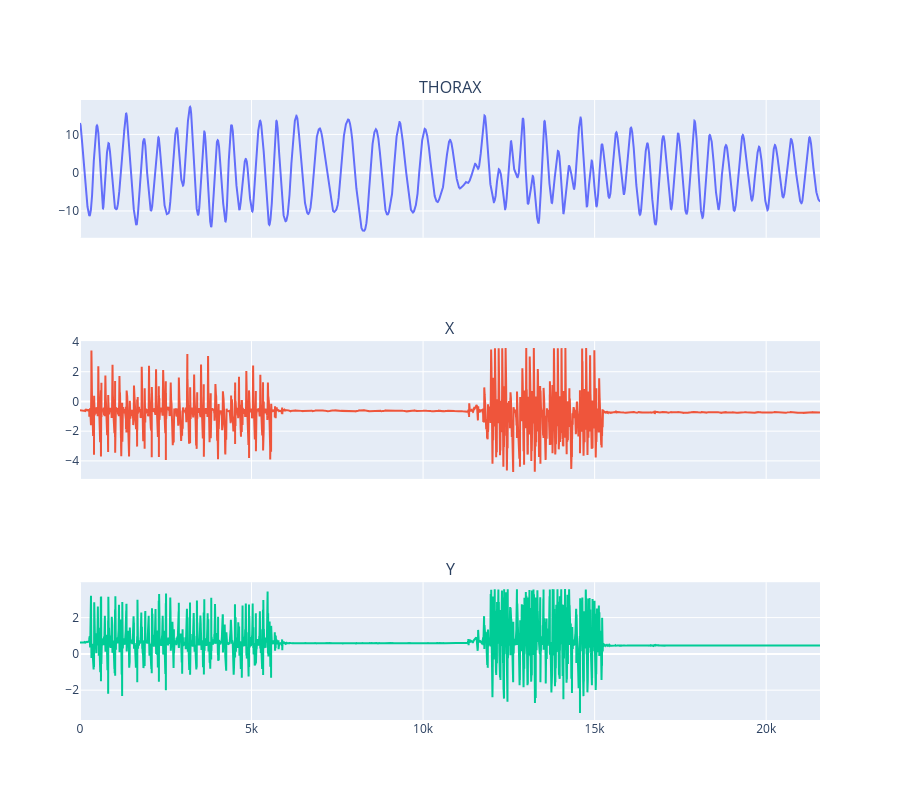

Notebook source saved alongside this figure:
### Code cell
fig = simple_line_plot(df)
fig

### Figure 1 — Plotly figure (JSON) as saved in the notebook; plotly's stock layout.template omitted (floating-point values rounded to 4 significant figures; data arrays with more than 128 entries replaced by an {"elided": "..."} marker saying what was removed)
{"data": [{"name": "Activité respiratoire", "type": "scatter", "x": {"elided": "21570 int values"}, "xaxis": "x", "y": {"elided": "21570 float values"}, "yaxis": "y"}, {"name": "X", "type": "scatter", "x": {"elided": "21570 int values"}, "xaxis": "x2", "y": {"elided": "21570 float values"}, "yaxis": "y2"}, {"name": "Y", "type": "scatter", "x": {"elided": "21570 int values"}, "xaxis": "x3", "y": {"elided": "21570 float values"}, "yaxis": "y3"}], "layout": {"annotations": [{"font": {"size": 16}, "showarrow": false, "text": "THORAX", "x": 0.5, "xanchor": "center", "xref": "paper", "y": 1, "yanchor": "bottom", "yref": "paper"}, {"font": {"size": 16}, "showarrow": false, "text": "X", "x": 0.5, "xanchor": "center", "xref": "paper", "y": 0.6111, "yanchor": "bottom", "yref": "paper"}, {"font": {"size": 16}, "showarrow": false, "text": "Y", "x": 0.5, "xanchor": "center", "xref": "paper", "y": 0.2222, "yanchor": "bottom", "yref": "paper"}], "height": 800, "showlegend": false, "xaxis": {"anchor": "y", "domain": [0, 1], "matches": "x3", "showticklabels": false}, "xaxis2": {"anchor": "y2", "domain": [0, 1], "matches": "x3", "showticklabels": false}, "xaxis3": {"anchor": "y3", "domain": [0, 1]}, "yaxis": {"anchor": "x", "domain": [0.7778, 1]}, "yaxis2": {"anchor": "x2", "domain": [0.3889, 0.6111]}, "yaxis3": {"anchor": "x3", "domain": [0, 0.2222]}}}
